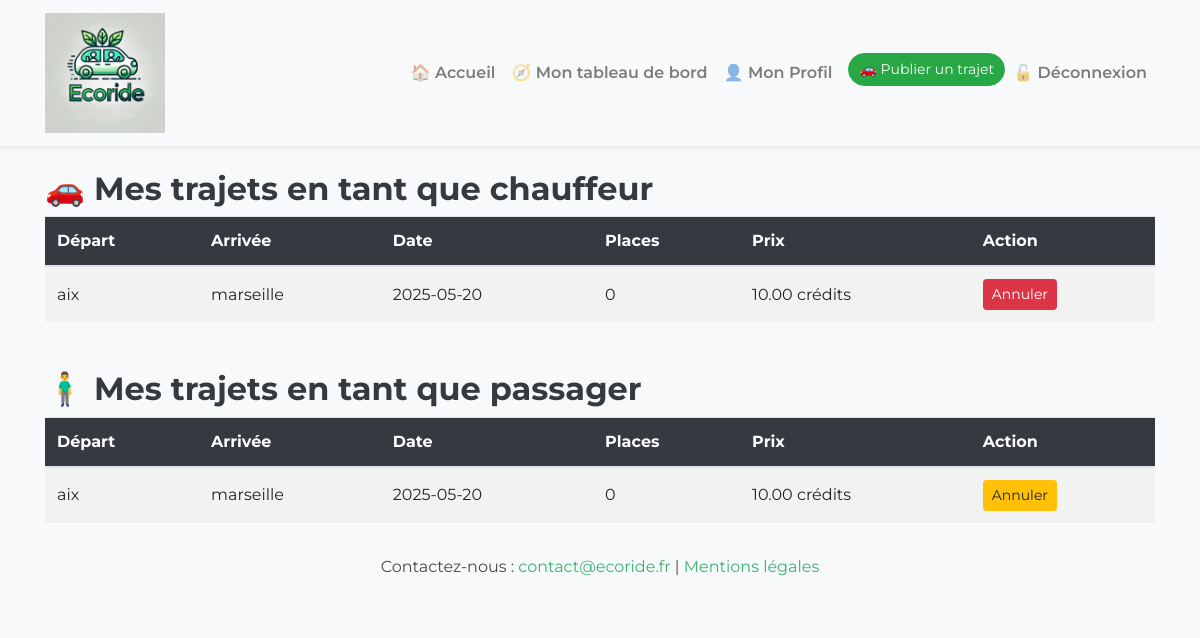
Before: /views/historique.php (signed in) with the older database file.
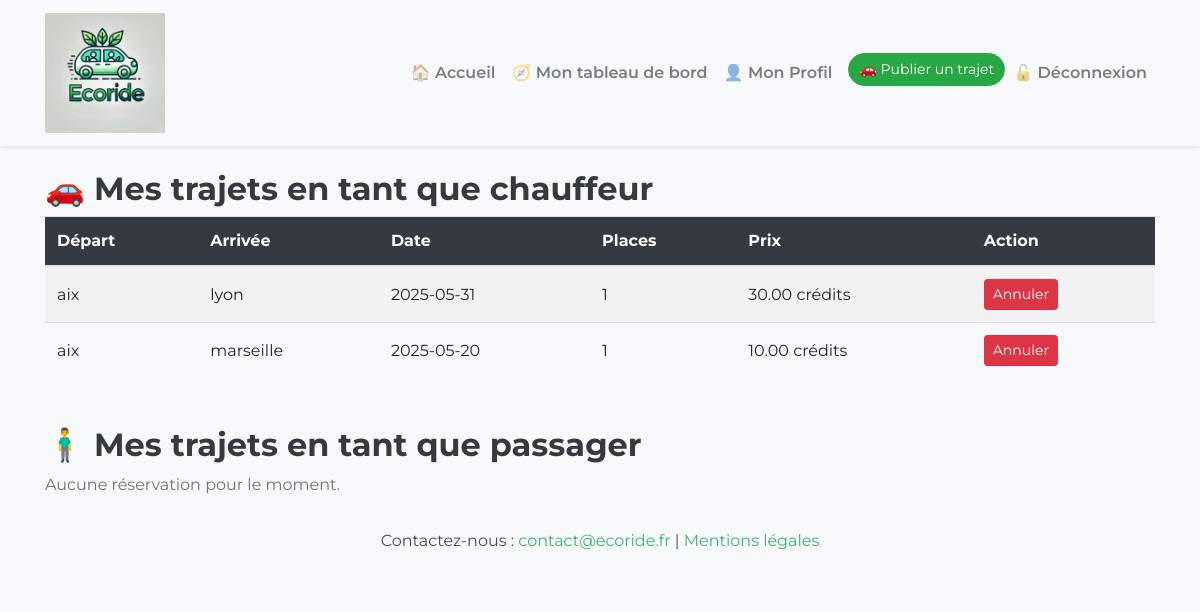
After: the same page with the newer database file.
### tables this page shows
CREATE TABLE `trajets` (
  `id` int NOT NULL,
  `chauffeur` varchar(100) NOT NULL,
  `photo` varchar(255) DEFAULT 'default.jpg',
  `depart` varchar(100) NOT NULL,
  `adresse_depart` varchar(255) DEFAULT NULL,
  `destination` varchar(100) NOT NULL,
  `adresse_arrivee` varchar(255) DEFAULT NULL,
  `date` date NOT NULL,
  `prix` decimal(10,2) NOT NULL,
  `places` int NOT NULL DEFAULT '3',
  `vehicule_id` int DEFAULT NULL,
  `eco` tinyint(1) NOT NULL DEFAULT '0',
  `fumeur` tinyint(1) NOT NULL DEFAULT '0',
  `preferences` text,
  `created_at` timestamp NOT NULL DEFAULT CURRENT_TIMESTAMP,
  `user_id` int NOT NULL,
  `statut` enum('à_venir','en_cours','termine') DEFAULT 'à_venir',
  `duree_minutes` int NOT NULL DEFAULT '0'
);

CREATE TABLE `reservations` (
  `id` int NOT NULL,
  `user_id` int NOT NULL,
  `trajet_id` int NOT NULL,
  `date_reservation` timestamp NOT NULL DEFAULT CURRENT_TIMESTAMP
);

### views/historique.php (the view, shortened to what this page needs)
<?php
require_once '../config/database.php';
$user_id = (int)$_SESSION['user_id'];
$sql_chauffeur = "SELECT id, depart, destination, date, places, prix
                  FROM trajets
                  WHERE user_id = ?
                  ORDER BY date DESC";
$stmt_chauffeur = $conn->prepare($sql_chauffeur);
$stmt_chauffeur->execute([$user_id]);
$trajets_chauffeur = $stmt_chauffeur->fetchAll(PDO::FETCH_ASSOC);
$sql_passager = "SELECT t.id, t.depart, t.destination, t.date, t.places, t.prix,
                        r.id AS reservation_id
                 FROM trajets t
                 JOIN reservations r ON r.trajet_id = t.id
                 WHERE r.user_id = ?
                 ORDER BY t.date DESC";
$stmt_passager = $conn->prepare($sql_passager);
$stmt_passager->execute([$user_id]);
$trajets_passager = $stmt_passager->fetchAll(PDO::FETCH_ASSOC);
require_once '../templates/header.php';
?>
<div class="container mt-4">
    <h2>🚗 Mes trajets en tant que chauffeur</h2>
    <?php if (empty($trajets_chauffeur)): ?>
        <p class="text-muted">Aucun trajet proposé pour le moment.</p>
    <?php else: ?>
        <table class="table table-striped">
            <thead>
            <tr>
                <th>Départ</th>
                <th>Arrivée</th>
                <th>Date</th>
                <th>Places</th>
                <th>Prix</th>
                <th>Action</th>
            </tr>
            </thead>
            <tbody>
            <?php foreach ($trajets_chauffeur as $trajet): ?>
                <tr>
                    <td><?= htmlspecialchars($trajet['depart']) ?></td>
                    <td><?= htmlspecialchars($trajet['destination']) ?></td>
                    <td><?= htmlspecialchars($trajet['date']) ?></td>
                    <td><?= (int)$trajet['places'] ?></td>
                    <td><?= htmlspecialchars($trajet['prix']) ?> crédits</td>
                    <td>
                        <a href="supprimer_trajet.php?id=<?= (int)$trajet['id'] ?>"
                           class="btn btn-danger btn-sm"
                           onclick="return confirm('Annuler ce trajet ? Les passagers seront remboursés et prévenus.');">
                            Annuler
                        </a>
                    </td>
                </tr>
            <?php endforeach; ?>
            </tbody>
        </table>
    <?php endif; ?>
    <h2 class="mt-5">🧍‍♂️ Mes trajets en tant que passager</h2>
    <?php if (empty($trajets_passager)): ?>
        <p class="text-muted">Aucune réservation pour le moment.</p>
    <?php else: ?>
        <table class="table table-striped">
            <thead>
            <tr>
                <th>Départ</th>
                <th>Arrivée</th>
                <th>Date</th>
                <th>Places</th>
                <th>Prix</th>
                <th>Action</th>
            </tr>
            </thead>
            <tbody>
            <?php foreach ($trajets_passager as $trajet): ?>
                <tr>
                    <td><?= htmlspecialchars($trajet['depart']) ?></td>
                    <td><?= htmlspecialchars($trajet['destination']) ?></td>
                    <td><?= htmlspecialchars($trajet['date']) ?></td>
                    <td><?= (int)$trajet['places'] ?></td>
                    <td><?= htmlspecialchars($trajet['prix']) ?> crédits</td>
                    <td>
                        <form action="annuler_reservations.php" method="POST"
                              onsubmit="return confirm('Annuler cette réservation ? Vos crédits seront remboursés.');"
                              class="d-inline">
                            <button type="submit" class="btn btn-warning btn-sm">Annuler</button>
                        </form>
                    </td>
                </tr>
            <?php endforeach; ?>
            </tbody>
        </table>
    <?php endif; ?>
</div>
<?php require_once '../templates/footer.php'; ?>

Changed rows visible on the page:
no longer on this page (row edited): reservations: trajet.depart "aix", trajet.destination "marseille", trajet.date "2025-05-20", trajet.places "0", trajet.prix "10.00"
added trajets: depart "aix", destination "lyon", date "2025-05-31", places "1", prix "30.00"
changed trajets "marseille": places "0" → "1"
Other visible differences:
text no longer shown: "Départ Arrivée Date Places Prix Action"
text now shown: "Aucune réservation pour le moment."
